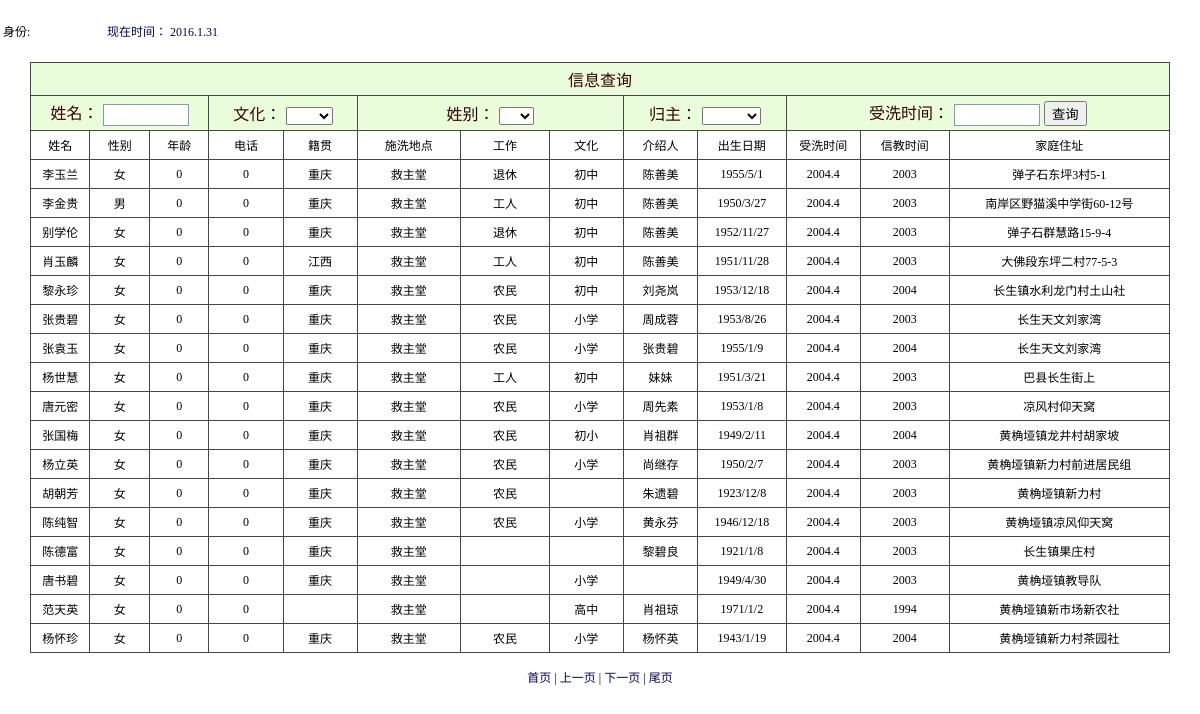
/admin/user_xinxi_select.php?page=3, run on the app's committed database.
### tables this page shows
CREATE TABLE IF NOT EXISTS `church` (
  `Cid` int(6) NOT NULL AUTO_INCREMENT,
  `sex` varchar(10) NOT NULL,
  `age` int(3) NOT NULL,
  `birth` varchar(20) NOT NULL,
  `paster` varchar(6) NOT NULL,
  `pasterdate` varchar(12) NOT NULL,
  `believedate` varchar(12) NOT NULL,
  `pasterplace` varchar(10) NOT NULL DEFAULT '救主堂',
  `jiguan` varchar(10) NOT NULL,
  `address` varchar(30) NOT NULL,
  `tel` int(20) NOT NULL,
  `wenhua` varchar(6) NOT NULL,
  `job` varchar(6) NOT NULL,
  `deathdate` varchar(8) NOT NULL,
  `txt` varchar(20) NOT NULL,
  `introduce` varchar(5) NOT NULL,
  `name` varchar(6) NOT NULL,
  PRIMARY KEY (`Cid`)
);

### admin/user_xinxi_select.php (the view, shortened to what this page needs)
<?php
    $query="select * from admin where username='$_SESSION[username]'";
	$result=mysql_query($query);
    $row = mysql_fetch_array($result);
?>
<!DOCTYPE html PUBLIC "-//W3C//DTD XHTML 1.0 Transitional//EN" "http://www.w3.org/TR/xhtml1/DTD/xhtml1-transitional.dtd">
<html xmlns="http://www.w3.org/1999/xhtml">
<head>
<link href="../css/css.css" rel="stylesheet" type="text/css" />
<link href="../css/style.css" rel="stylesheet" type="text/css" />
</head>
<body>
<table width="100%" border="0" cellspacing="0" cellpadding="0">
  <tr>
    <td height="30">      <table width="100%" border="0" cellspacing="0" cellpadding="0">
        <tr>
          <td height="62" background="../images/nav04.gif">
		   <table width="428" border="0">
             <tr>
               <td width="41">身份:</td>
               <td width="55"><span class="button"><?php echo($row["list"]);?></span></td>
               <td width="318"><a href="#" onclick="sousuo()"id="navmenu">
 现在时间：
</a></td>
             </tr>
           </table></td>
        </tr>
    </table></td></tr>
  <tr>
    <td><table id="subtree1" style="DISPLAY: " width="100%" border="0" cellspacing="0" cellpadding="0">
        <tr>
          <td><table width="95%" border="0" align="center" cellpadding="0" cellspacing="0">
              <tr>
                <td height="40" class="font42">
				<table width="100%" border="0" cellpadding="4" cellspacing="1" bgcolor="#464646" class="newfont03">
				 <tr class="CTitle" >
                    	<td height="22" colspan="13" align="center" class="select_tr STYLE2" style="font-size:16px">信息查询</td>
                  </tr>
               <form method="post" action="user_xinxi.php">
	                  <tr class="CTitle" >
		                     <td height="22" colspan="3" align="center" class="select_tr STYLE2" style="font-size:16px">
		                                                             姓名： <input name="name" class="text" id="xh" style="width:80px" size="13" />
		                     </td>
		                      <td height="22" colspan="2" align="center" class="select_tr STYLE2" style="font-size:16px">
		                                                             文化： <select name="wenhua" id="xb">
		                                  <option></option>
					                      <option>文盲</option>
                                        </select></td>
		                     </td>
		                      <td height="22" colspan="3" align="center" class="select_tr STYLE2" style="font-size:16px">
		                                                             姓别：
		                              <select name="sex" id="xb">
		                                  <option></option>
					                      <option>男</option>
                                        </select>
		                     </td>
		                      <td height="22" colspan="2" align="center" class="select_tr STYLE2" style="font-size:16px">
		                                                             归主：
		                              <select name="deathdate" id="xb">
		                                  <option></option>
					                      <option>已归主</option>
                                        </select>
		                     </td>
		                      <td height="22" colspan="3" align="center" class="select_tr STYLE2" style="font-size:16px">
		                                                             受洗时间： <input name="pasterdate" class="text" id="xh" style="width:80px" size="13" />
		                             <input type="submit" value="查询"/>
		                     </td>
	                  </tr>
				  <tr bgcolor="#FFFFFF" style="text-align:center">
				    <td width="4%" height="20">姓名</td>
				    <td width="4%" >性别</td>
				    <td width="4%" >年龄</td>
				    <td width="5%">电话</td>
                    <td width="5%">籍贯</td>
                     <td width="7%">施洗地点</td>
                    <td width="6%">工作</td>
                    <td width="5%">文化</td>
                    <td width="5%">介绍人</td>
                    <td width="6%">出生日期</td>
                    <td width="5%">受洗时间</td>
                    <td width="6%">信教时间</td>
                   <td width="15%">家庭住址</td>
				  </tr>
	<?php
	$sql="select * from church where deathdate='' or deathdate='未归主' order by Cid desc ";
	$query=mysql_query($sql);
	$count=mysql_num_rows($query);
	$pageSize=17;
	$totalPage=ceil($count/$pageSize);
	 if($_GET["page"]){
		$page = $_GET["page"];
	}else{
		$page = 1;
	}
	$start = ($page-1)*$pageSize;
	$sql_0="select * from church where deathdate='' or deathdate='未归主'  order by Cid desc limit {$start},{$pageSize}";
	$result = mysql_query($sql_0);
	while ($row = mysql_fetch_assoc($result)) {
	?>
				  <tr bgcolor="#FFFFFF" style="text-align:center">
				    <td height="20" ><?php echo ($row["name"]); ?></td>
				    <td ><?php echo ($row["sex"]); ?></td>
				    <td><?php echo ($row["age"]); ?></td>
                    <td><?php echo ($row["tel"]); ?></td>
                    <td><?php echo ($row["jiguan"]); ?></td>
                    <td><?php echo ($row["pasterplace"]); ?></td>
                    <td><?php echo ($row["job"]); ?></td>
                    <td><?php echo ($row["wenhua"]); ?></td>
                    <td><?php echo ($row["introduce"]); ?></td>
                    <td><?php echo ($row["birth"]); ?></td>
                    <td><?php echo ($row["pasterdate"]); ?></td>
                    <td><?php echo ($row["believedate"]); ?></td>
                   <td><?php echo ($row["address"]); ?></td>
<?php
}
?>  </tr>
            </table></td>
        </tr>
      </table>
      <br>
     <tr class="bg_tr" align="center" bgcolor="#FFFFFF">
		  <td colspan="13">
		  	<a href="user_xinxi_select.php?page=1">首页</a>
			|
			<a href="user_xinxi_select.php?page=<?php echo $page-1;?>">上一页</a>
			|
			<a href="user_xinxi_select.php?page=<?php echo $page+1;?>">下一页</a>
			|
			<a href="user_xinxi_select.php?page=<?php echo $totalPage;?>">尾页</a>
		  </td>
    </tr>
  </tr>
</table>
</body>
</html>

### css/css.css (style rules this page uses)
.newfont03 { font-family: "����"; font-size: 12px; color: #000000; text-decoration: none; }

### css/style.css (style rules this page uses)
body { margin:0px; }
html { scrollbar-face-color:#CCD0DB; scrollbar-highlight-color:#fff; scrollbar-shadow-color:#fff; scrollbar-3dlight-color:#6795B4; scrollbar-arrow-color:#20669A; scrollbar-track-color:#fff; scrollbar-darkshadow-color:#6795B4; border:0; }
html { overflow-x: hidden; overflow-y: auto; }
TD { font-size: 12px; }
a:link,a:visited { text-decoration:none; color:#006; }
.CTitle { background:#6795B4; padding:5px; text-align:left; color:#FFFFFF; font-size:13px; font-family: Verdana, Arial, Helvetica, sans-serif; }
select { font-size:12px; }
input.text { border:1px solid #7F9DB9;font-size:12px;font-family: Verdana, Arial, Helvetica, sans-serif;height:18px }
.select_tr { background-color: #EAFDDB; }

### admin/user_xinxi_select.php (style rules this page uses)
html { overflow-x: auto; overflow-y: auto; border:0; }

### data on the page
church: name "李玉兰", sex "女", age "0", tel "0", jiguan "重庆", pasterplace "救主堂", job "退休", wenhua "初中", introduce "陈善美", birth "1955/5/1", pasterdate "2004.4", believedate "2003", address "弹子石东坪3村5-1"
church: name "李金贵", sex "男", age "0", tel "0", jiguan "重庆", pasterplace "救主堂", job "工人", wenhua "初中", introduce "陈善美", birth "1950/3/27", pasterdate "2004.4", believedate "2003", address "南岸区野猫溪中学街60-12号"
church: name "别学伦", sex "女", age "0", tel "0", jiguan "重庆", pasterplace "救主堂", job "退休", wenhua "初中", introduce "陈善美", birth "1952/11/27", pasterdate "2004.4", believedate "2003", address "弹子石群慧路15-9-4"
church: name "肖玉麟", sex "女", age "0", tel "0", jiguan "江西", pasterplace "救主堂", job "工人", wenhua "初中", introduce "陈善美", birth "1951/11/28", pasterdate "2004.4", believedate "2003", address "大佛段东坪二村77-5-3"
church: name "黎永珍", sex "女", age "0", tel "0", jiguan "重庆", pasterplace "救主堂", job "农民", wenhua "初中", introduce "刘尧岚", birth "1953/12/18", pasterdate "2004.4", believedate "2004", address "长生镇水利龙门村土山社"
church: name "张贵碧", sex "女", age "0", tel "0", jiguan "重庆", pasterplace "救主堂", job "农民", wenhua "小学", introduce "周成蓉", birth "1953/8/26", pasterdate "2004.4", believedate "2003", address "长生天文刘家湾"
church: name "张袁玉", sex "女", age "0", tel "0", jiguan "重庆", pasterplace "救主堂", job "农民", wenhua "小学", introduce "张贵碧", birth "1955/1/9", pasterdate "2004.4", believedate "2004", address "长生天文刘家湾"
church: name "杨世慧", sex "女", age "0", tel "0", jiguan "重庆", pasterplace "救主堂", job "工人", wenhua "初中", introduce "妹妹", birth "1951/3/21", pasterdate "2004.4", believedate "2003", address "巴县长生街上"
church: name "唐元密", sex "女", age "0", tel "0", jiguan "重庆", pasterplace "救主堂", job "农民", wenhua "小学", introduce "周先素", birth "1953/1/8", pasterdate "2004.4", believedate "2003", address "凉风村仰天窝"
church: name "张国梅", sex "女", age "0", tel "0", jiguan "重庆", pasterplace "救主堂", job "农民", wenhua "初小", introduce "肖祖群", birth "1949/2/11", pasterdate "2004.4", believedate "2004", address "黄桷垭镇龙井村胡家坡"
church: name "杨立英", sex "女", age "0", tel "0", jiguan "重庆", pasterplace "救主堂", job "农民", wenhua "小学", introduce "尚继存", birth "1950/2/7", pasterdate "2004.4", believedate "2003", address "黄桷垭镇新力村前进居民组"
church: name "胡朝芳", sex "女", age "0", tel "0", jiguan "重庆", pasterplace "救主堂", job "农民", introduce "朱遗碧", birth "1923/12/8", pasterdate "2004.4", believedate "2003", address "黄桷垭镇新力村"
church: name "陈纯智", sex "女", age "0", tel "0", jiguan "重庆", pasterplace "救主堂", job "农民", wenhua "小学", introduce "黄永芬", birth "1946/12/18", pasterdate "2004.4", believedate "2003", address "黄桷垭镇凉风仰天窝"
church: name "陈德富", sex "女", age "0", tel "0", jiguan "重庆", pasterplace "救主堂", introduce "黎碧良", birth "1921/1/8", pasterdate "2004.4", believedate "2003", address "长生镇果庄村"
church: name "唐书碧", sex "女", age "0", tel "0", jiguan "重庆", pasterplace "救主堂", wenhua "小学", birth "1949/4/30", pasterdate "2004.4", believedate "2003", address "黄桷垭镇教导队"
church: name "范天英", sex "女", age "0", tel "0", pasterplace "救主堂", wenhua "高中", introduce "肖祖琼", birth "1971/1/2", pasterdate "2004.4", believedate "1994", address "黄桷垭镇新市场新农社"
church: name "杨怀珍", sex "女", age "0", tel "0", jiguan "重庆", pasterplace "救主堂", job "农民", wenhua "小学", introduce "杨怀英", birth "1943/1/19", pasterdate "2004.4", believedate "2004", address "黄桷垭镇新力村茶园社"
